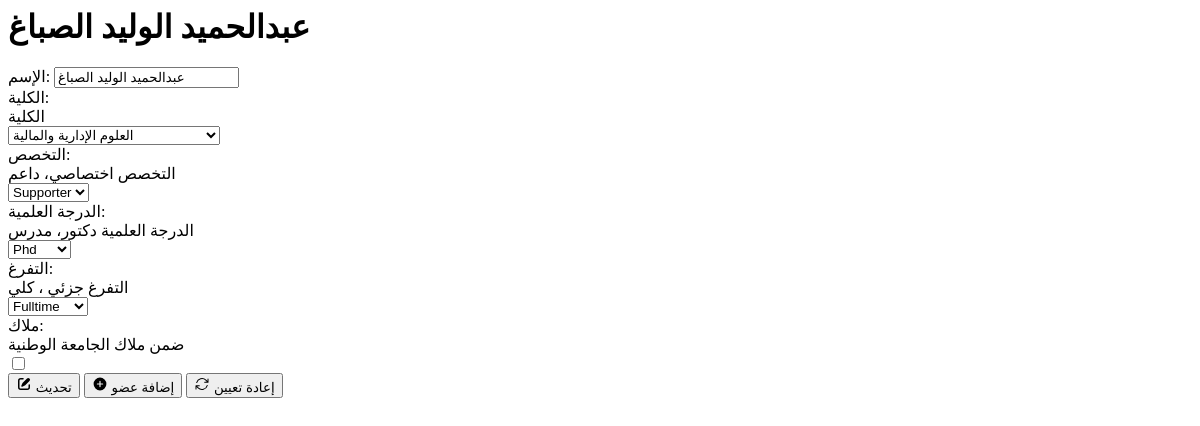
The page /staff/get-update-form/422/ on the database as committed earlier.
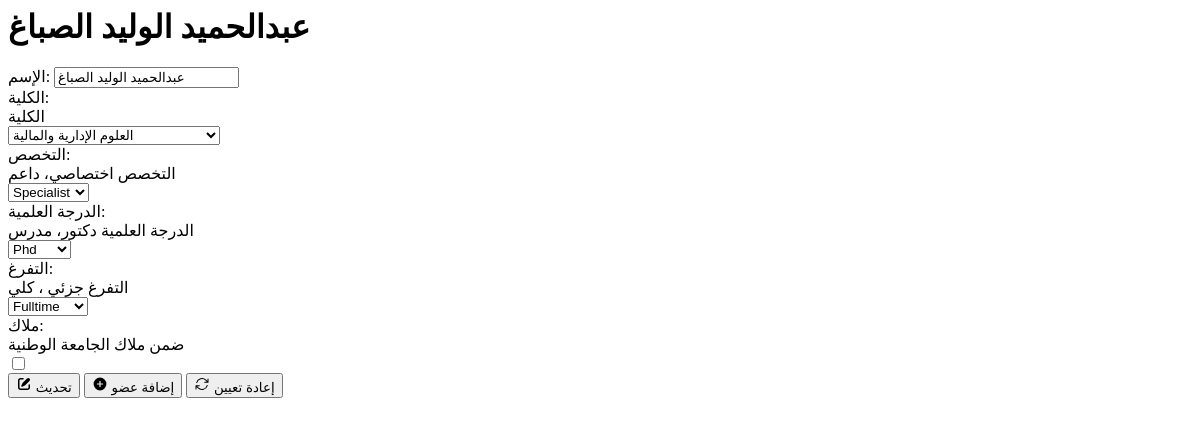
The same page on the database as committed later.
### apps/staff/models.py (models this page shows, shortened)
class Staff(models.Model):
    class Meta:
        verbose_name_plural = 'Staff'
        ordering = [
            'faculty__name',
            '-is_countable',
            '-degree',
            '-time',
            'specialty',
            '-is_local',
            'name',
        ]
    name = models.CharField(max_length=255, unique=True, verbose_name='الإسم')
    faculty = models.ForeignKey(
        faculties_models.Faculty,
        on_delete=models.PROTECT,
        related_name='staff',
        verbose_name='الكلية',
        help_text='الكلية'
    )
    specialty = models.CharField(
        max_length=255,
        choices=Specialty.choices,
        default=Specialty.SPECIALIST,
        verbose_name='التخصص',
        help_text='التخصص اختصاصي، داعم'
    )
    degree = models.CharField(
        max_length=255,
        choices=Degree.choices,
        default=Degree.PHD,
        verbose_name='الدرجة العلمية',
        help_text='الدرجة العلمية دكتور، مدرس'
    )
    time = models.CharField(
        max_length=255,
        choices=Time.choices,
        default=Time.FULLTIME,
        verbose_name='التفرغ',
        help_text='التفرغ جزئي ، كلي'
    )
    is_local = models.BooleanField(
        default=False,
        verbose_name='ملاك',
        help_text='ضمن ملاك الجامعة الوطنية'
    )
    is_countable = models.BooleanField(
        default=True,
        verbose_name='يحتسب',
        help_text='لن يتم احتسابه ضمن معادلات حساب الطاقة أو الملاك و غيرها'
    )
    notes = models.TextField(
        max_length=1000,
        null=True,
        blank=True,
        verbose_name='ملاحظات'
    )

### apps/faculties/models.py (models this page shows)
class Faculty(models.Model):
    class Meta:
        verbose_name_plural = 'Faculties'
    name = models.CharField(max_length=255, unique=True, verbose_name='الإسم')
    count_of_scholarship_students = models.PositiveBigIntegerField(
        default=0,
        validators=count_validator,
        help_text="عدد طلاب المنح",
        verbose_name='عدد طلاب المنح'
    )
    count_of_graduates = models.PositiveBigIntegerField(
        default=0,
        validators=count_validator,
        help_text="عدد الخريجين",
        verbose_name="عدد الخريجين",
    )
    count_of_students = models.PositiveBigIntegerField(
        default=0,
        validators=count_validator,
        help_text="عدد الطلاب متضمن الخريجين والمنح",
        verbose_name="عدد الطلاب",
    )
    supporters_percentage = models.PositiveBigIntegerField(
        default=30,
        validators=rate_validator,
        help_text='نسبة الداعم الى الاختصاصي',
        verbose_name='نسبة الداعم',
    )
    local_staff_percentage = models.PositiveBigIntegerField(
        default=50,
        validators=rate_validator,
        help_text='نسبة الملاك الذي يجب تحقيقها',
        verbose_name='نسبة الملاك الوزارة',
    )
    student_to_teacher_count = models.PositiveBigIntegerField(
        default=35,
        validators=count_validator,
        help_text='عدد الطلاب المسموح به لكل مدرس',
        verbose_name='عدد الطلاب لكل مدرس',
    )
    student_to_local_teacher_count = models.PositiveBigIntegerField(
        default=20,
        validators=count_validator,
        help_text='عدد الطلاب حسب الاعتمادية (الملاك)',
        verbose_name='عدد الطلاب (الاعتمادية)',
    )
    def __str__(self) -> str:
        return self.name

### apps/staff/views.py (the view)
# urls.py: path('get-update-form/<int:id>/', view=views.get_update_form, name='get-update-form'),
def get_update_form(request: HttpRequest, id: int) -> HttpResponse:
    staff = get_object_or_404(models.Staff, id=id)
    form = forms.StaffForm(instance=staff)
    context = {'form': form, 'stf': staff}
    return render(request, 'staff/partials/update-staff-form.html', context)

### apps/staff/forms.py
class StaffForm(forms.ModelForm):
    class Meta:
        model = models.Staff
        fields = '__all__'
        exclude = ['is_countable', 'notes']

### templates/staff/partials/update-staff-form.html
<form
  class="form animate-fade"
  id="staff-form"
  hx-post="{% url 'update-staff' id=stf.id %}"
  hx-target="#staff-{{ stf.id }}"
  hx-swap="outerHTML"
  hx-on:submit="removeErrorList()"
  hx-on::after-request="resetTableIdx();
  document.getElementById('messages').click();
  addEventListenersToBtns();"
>
  <h1>{{ stf.name }}</h1>
  {{ form }}
  <div class="flex item-center justify-center gap-1 my-8 text-sm">
    <button type="submit" class="btn btn-success flex items-center gap-1" title="تحديث">
      {% include 'includes/icons/pen.html' with ratio="1rem" %}
      <span>تحديث</span>
    </button>
    <button
      type="submit"
      hx-post="{% url 'get-add-staff-form' %}"
      hx-target="#staff-form"
      hx-swap="outerHTML"
      class="btn btn-primary flex items-center gap-1"
      title="إضافة عضو جديد"
    >
      {% include 'includes/icons/plus.html' with ratio="1rem" %}
      <span>إضافة عضو</span>
    </button>
    {% include 'staff/partials/reset-btn.html' %}
  </div>
</form>

Rows that differ between the two databases and show on the page:
changed Staff "عبدالحميد الوليد الصباغ": specialty "Supporter" → "Specialist"
